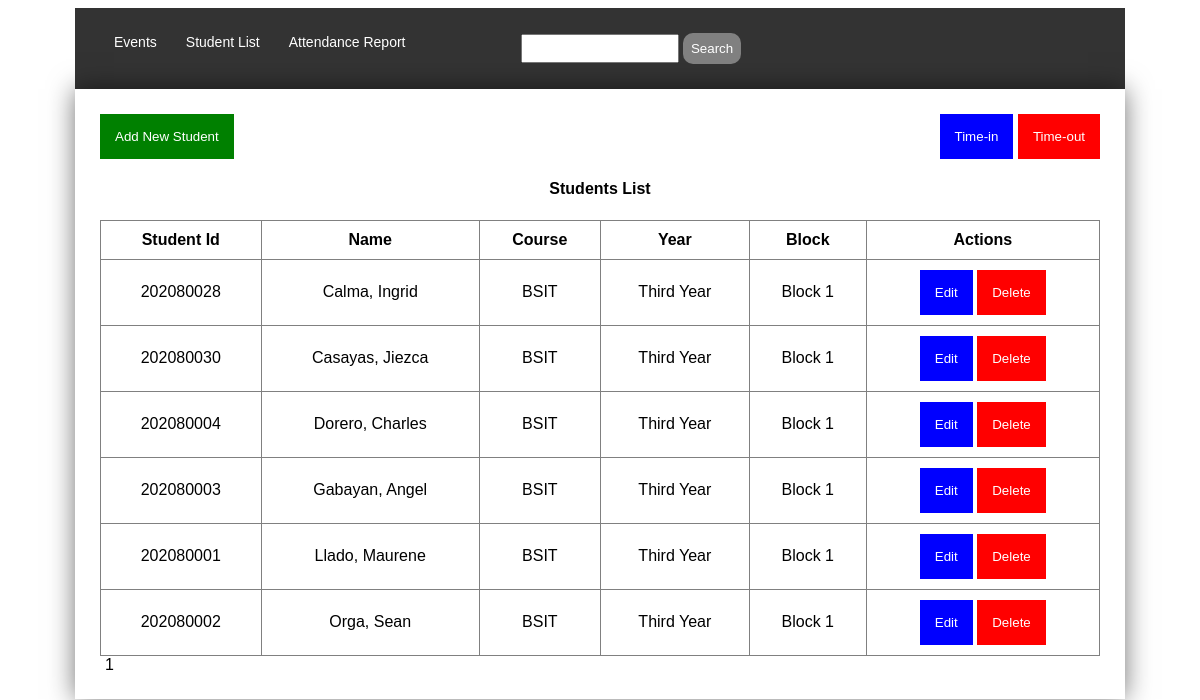
Screenshot of /student_info.php with the database file from the repository.
### tables this page shows
CREATE TABLE `student_info` (
  `id` int NOT NULL,
  `lastname` varchar(45) DEFAULT NULL,
  `firstname` varchar(45) DEFAULT NULL,
  `middlename` varchar(45) DEFAULT NULL,
  `extname` varchar(45) DEFAULT NULL,
  `course` varchar(45) DEFAULT NULL,
  `year` varchar(45) DEFAULT NULL,
  `block` varchar(45) DEFAULT NULL,
  PRIMARY KEY (`id`)
);

### student_info.php (the view, shortened to what this page needs)
<?php
    include 'connection.php';
    $result_per_page = 10;
    $query_01 = "SELECT * FROM student_info";
    $result_01 = mysqli_query($conn, $query_01);
    $resultRows = mysqli_num_rows($result_01);
    $number_of_page = ceil($resultRows / $result_per_page);
    if(!isset($_GET['page'])){
        $page = 1;
    }else{
        $page = $_GET['page'];
    }
    $first_page_number = ($page - 1) * $result_per_page;
    $query = "SELECT id, firstname, lastname, course, year, block from student_info ORDER BY lastname ASC LIMIT $first_page_number, $result_per_page";
    $result = mysqli_query($conn, $query);
    $records = array();
    if(mysqli_num_rows($result) > 0){
                while($row = mysqli_fetch_assoc($result)){
                    $records[] = $row;
                }
            }
?>
<!DOCTYPE html>
<html>
  <head>
    <link rel="stylesheet" href="style.css" />
  </head>
    <body style="font-family: sans-serif;">
        <?php include 'navbar.php'; ?>
        <form action="<?php $_SERVER['PHP_SELF']; ?>" method="GET" class="form">
                <input type="text" name="search" class="search" required />
                <input type="submit" value="Search" style="background-color: grey; padding: 8px; border-radius: 10px; color: white; border: none;">
            </form>
        </ul>
    </nav>
        <div class="container">
            <button type="submit" class="add_student">
            <a href="addstudent.php"> Add New Student</a></button>
            <div class="time">
                <button type="submit" class="time_in">
                <a href="timein.php"> Time-in</a></button>
                <button type="submit" class="time_out">
                <a href="timeout.php">Time-out</a></button>
            </div>
            <table class="table" border="1">
                <center><h4>Students List</h4></center>
                    <thead>
                        <th>Student Id</th>
                        <th>Name</th>
                        <th>Course</th>
                        <th>Year</th>
                        <th>Block</th>
                        <th>Actions</th>
                    </thead>
                    <tbody>
                        <?php foreach($records as $record) : ?>
                        <tr>
                            <td><?php echo $record['id']; ?></td>
                            <td><?php echo $record['lastname'] . ", " . $record['firstname'] ?></td>
                            <td><?php echo $record['course']; ?></td>
                            <td><?php echo $record['year']; ?></td>
                            <td><?php echo $record['block']; ?></td>
                            <?php echo '<td> <button type="submit" class="time_in"><a href="editstudent.php?id=' . $record['id'] . '">Edit</a></button>'; ?>
                            <?php echo ' <button type="submit" class="time_out"><a href="deletestudent.php?id=' . $record['id'] . '">Delete</a></button></td>'; ?>
                        </tr>
                        <?php endforeach ?>
                    </tbody>
            </table>
            <?php
                for ($page = 1; $page <= $number_of_page; $page++) {
                  echo '<a href="student_info.php?page=' . $page . '" style="margin-right: 5px; padding: 5px; color: black;">' . $page . '</a>';
                }
              ?>
        </div>
    </body>
</html>

### style.css (style rules this page uses)
.search { width: 150px; height: 23px; margin-left: 100px; }
.container { width: 1000px; margin-left: auto; margin-right: auto; box-shadow: 0 0 25px rgba(0, 0, 0, 0.55); padding: 25px; }
.form { margin-left: 35px; width: auto; }
.table { border-collapse: collapse; margin-left: auto; margin-right: auto; width: 1000px; text-align: center; }
th, td, tr { padding: 10px; }
a { color: white; text-decoration: none; }
.add_student { padding: 15px; border: none; color: white; background-color: green; }
.time { float: right; }
.time_in { padding: 15px; border: none; color: white; background-color: blue; }
.time_out { padding: 15px; border: none; color: white; background-color: red; }

### rows the page displays
student_info: id "202080028", lastname "Calma", firstname "Ingrid", course "BSIT", year "Third Year", block "Block 1"
student_info: id "202080030", lastname "Casayas", firstname "Jiezca", course "BSIT", year "Third Year", block "Block 1"
student_info: id "202080004", lastname "Dorero", firstname "Charles", course "BSIT", year "Third Year", block "Block 1"
student_info: id "202080003", lastname "Gabayan", firstname "Angel", course "BSIT", year "Third Year", block "Block 1"
student_info: id "202080001", lastname "Llado", firstname "Maurene", course "BSIT", year "Third Year", block "Block 1"
student_info: id "202080002", lastname "Orga", firstname "Sean", course "BSIT", year "Third Year", block "Block 1"
